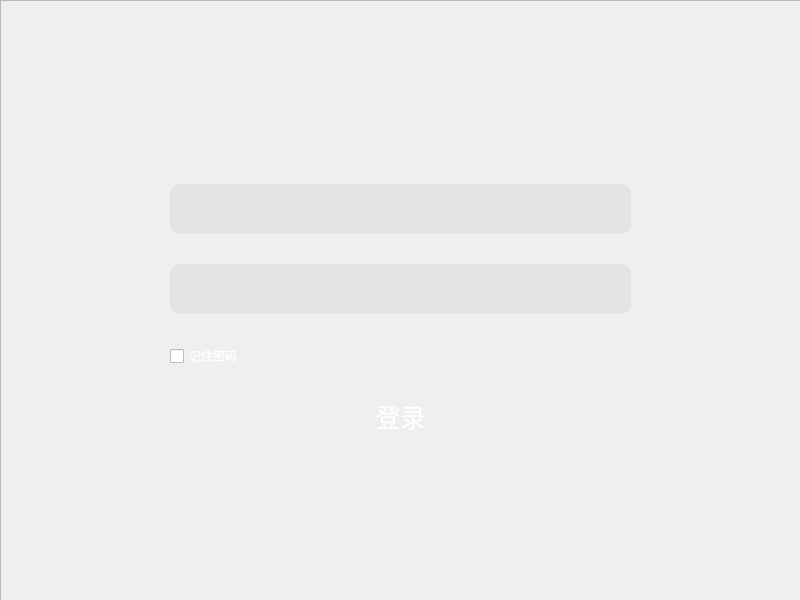
<?xml version="1.0" encoding="UTF-8"?>
<ui version="4.0">
 <class>Widget</class>
 <widget class="QWidget" name="Widget">
  <property name="geometry">
   <rect>
    <x>0</x>
    <y>0</y>
    <width>800</width>
    <height>600</height>
   </rect>
  </property>
  <property name="windowTitle">
   <string>Widget</string>
  </property>
  <widget class="QFrame" name="frame">
   <property name="geometry">
    <rect>
     <x>0</x>
     <y>0</y>
     <width>801</width>
     <height>601</height>
    </rect>
   </property>
   <property name="styleSheet">
    <string notr="true">QFrame {
 border-image: url(:/background.jpg);
}
QLineEdit {
 color: #A0A0A0;
 background-color: #E4E4E4;
 padding: 0 5px;
 font-size: 20px;
 border-style: none;
 border-radius: 10px;
}
QCheckBox {
 color: white;
}
QPushButton {
 font-size: 25px;
 color: white;
 background-color: transparent; 
 border-style: outset;
 border-radius: 10px;
}
QPushButton:pressed {
 color: black;
 background-color: transparent;
 
}
</string>
   </property>
   <property name="frameShape">
    <enum>QFrame::StyledPanel</enum>
   </property>
   <property name="frameShadow">
    <enum>QFrame::Raised</enum>
   </property>
   <widget class="QWidget" name="verticalLayoutWidget">
    <property name="geometry">
     <rect>
      <x>170</x>
      <y>160</y>
      <width>461</width>
      <height>301</height>
     </rect>
    </property>
    <layout class="QVBoxLayout" name="verticalLayout">
     <item>
      <widget class="QLineEdit" name="lineEdit">
       <property name="minimumSize">
        <size>
         <width>0</width>
         <height>50</height>
        </size>
       </property>
       <property name="styleSheet">
        <string notr="true">
</string>
       </property>
       <property name="text">
        <string/>
       </property>
      </widget>
     </item>
     <item>
      <widget class="QLineEdit" name="lineEdit_2">
       <property name="enabled">
        <bool>true</bool>
       </property>
       <property name="minimumSize">
        <size>
         <width>0</width>
         <height>50</height>
        </size>
       </property>
       <property name="styleSheet">
        <string notr="true">
</string>
       </property>
      </widget>
     </item>
     <item>
      <widget class="QCheckBox" name="checkBox">
       <property name="minimumSize">
        <size>
         <width>0</width>
         <height>10</height>
        </size>
       </property>
       <property name="styleSheet">
        <string notr="true">
</string>
       </property>
       <property name="text">
        <string>记住密码</string>
       </property>
      </widget>
     </item>
     <item>
      <widget class="QPushButton" name="pushButton">
       <property name="minimumSize">
        <size>
         <width>0</width>
         <height>20</height>
        </size>
       </property>
       <property name="styleSheet">
        <string notr="true">
</string>
       </property>
       <property name="text">
        <string>登录</string>
       </property>
      </widget>
     </item>
    </layout>
   </widget>
  </widget>
 </widget>
 <resources/>
 <connections/>
</ui>
